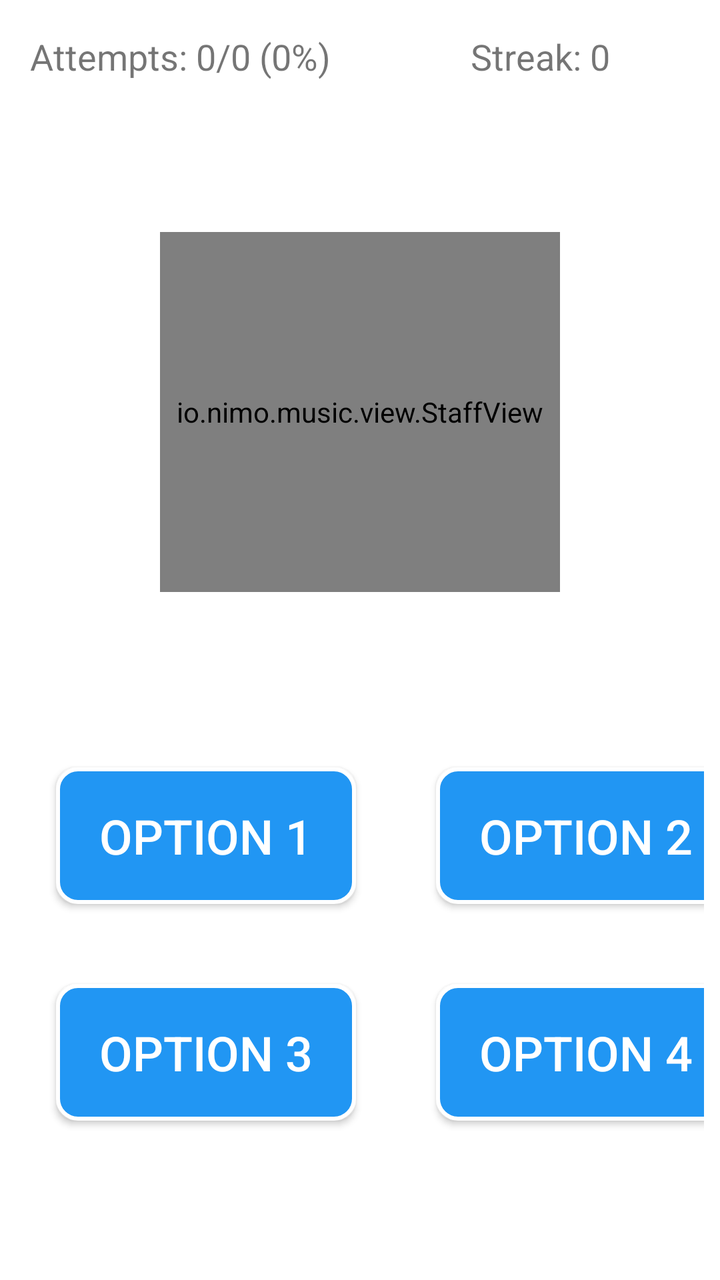
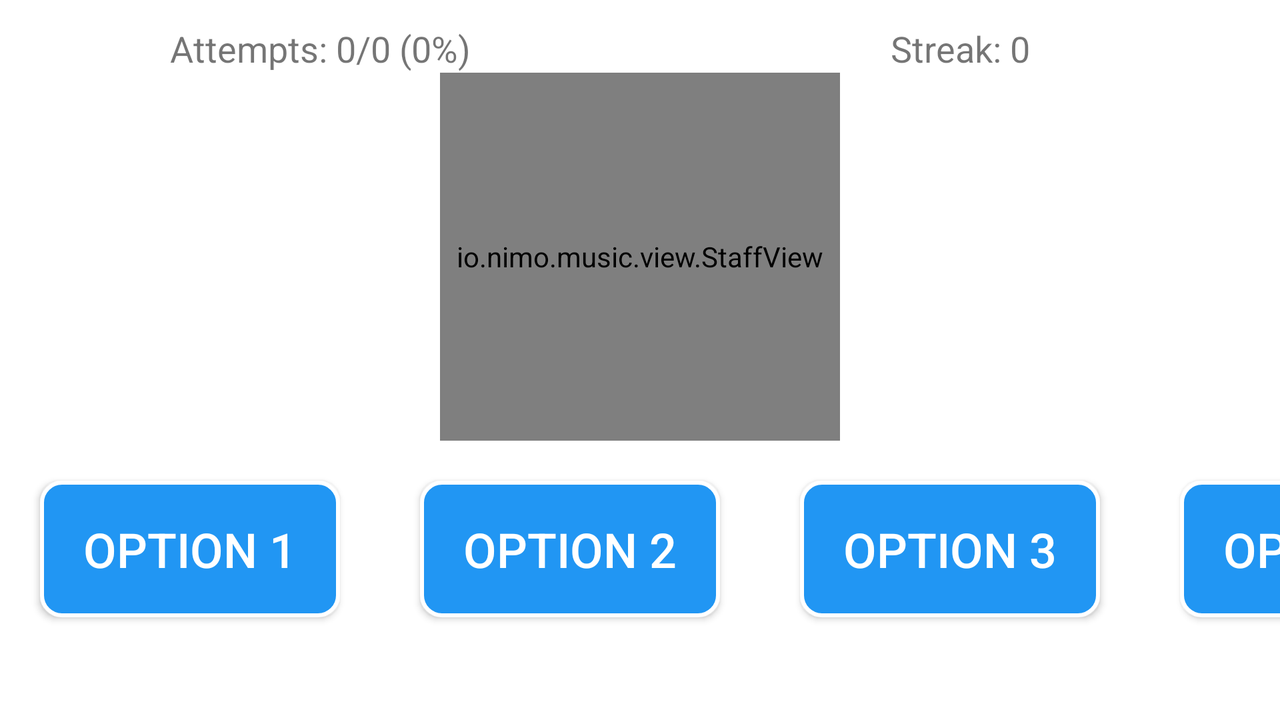

The same Android screen from two of the app's own layout files: first res/layout/ as a phone draws it, then the repository's variant for another configuration, drawn on a device whose configuration selects that folder. Both files follow.
<!-- AndroidManifest.xml: application theme MusicTrainerTheme -->
<!-- res/layout/activity_main.xml -->
<?xml version="1.0" encoding="utf-8"?>
<androidx.constraintlayout.widget.ConstraintLayout xmlns:android="http://schemas.android.com/apk/res/android"
    xmlns:app="http://schemas.android.com/apk/res-auto"
    xmlns:tools="http://schemas.android.com/tools"
    android:layout_width="match_parent"
    android:layout_height="match_parent"
    android:background="#FFFFFF"
    tools:context=".MainActivity">

    <LinearLayout
        android:id="@+id/statsLayout"
        android:layout_width="match_parent"
        android:layout_height="wrap_content"
        android:orientation="horizontal"
        app:layout_constraintLeft_toLeftOf="parent"
        app:layout_constraintRight_toRightOf="parent"
        app:layout_constraintTop_toTopOf="parent">

        <TextView
            android:id="@+id/statsTextView"
            android:layout_width="0dp"
            android:layout_height="wrap_content"
            android:layout_weight="1"
            android:paddingTop="16dp"
            android:text="@string/attempts_text"
            android:textAlignment="center"
            android:textSize="18sp" />

        <TextView
            android:id="@+id/streakTextView"
            android:layout_width="0dp"
            android:layout_height="wrap_content"
            android:layout_weight="1"
            android:paddingTop="16dp"
            android:text="@string/streak_text"
            android:textAlignment="center"
            android:textSize="18sp" />
    </LinearLayout>

    <io.nimo.music.view.StaffView
        android:id="@+id/staffView"
        android:layout_width="200dp"
        android:layout_height="180dp"
        android:layout_marginTop="24dp"
        android:layout_marginStart="16dp"
        android:layout_marginEnd="16dp"
        android:background="#FFFFFF"
        app:layout_constraintTop_toBottomOf="@+id/statsLayout"
        app:layout_constraintStart_toStartOf="parent"
        app:layout_constraintEnd_toEndOf="parent"
        app:layout_constraintBottom_toTopOf="@id/buttonContainer"
        />


    <GridLayout
        android:id="@+id/buttonContainer"
        android:layout_width="wrap_content"
        android:layout_height="wrap_content"
        android:layout_marginTop="8dp"
        android:columnCount="2"
        android:rowCount="2"
        android:padding="8dp"
        android:gravity="center"
        app:layout_constraintTop_toBottomOf="@id/staffView"
        app:layout_constraintBottom_toBottomOf="parent"
        app:layout_constraintLeft_toLeftOf="parent"
        app:layout_constraintRight_toRightOf="parent">

    <Button
            android:id="@+id/buttonOption1"
            style="@style/CustomButtonStyle"
            android:text="@string/option_1" />

        <Button
            android:id="@+id/buttonOption2"
            style="@style/CustomButtonStyle"
            android:text="@string/option_2" />

        <Button
            android:id="@+id/buttonOption3"
            style="@style/CustomButtonStyle"
            android:text="@string/option_3" />

        <Button
            android:id="@+id/buttonOption4"
            style="@style/CustomButtonStyle"
            android:text="@string/option_4" />

    </GridLayout>

</androidx.constraintlayout.widget.ConstraintLayout>
<!-- resources referenced by this layout -->
<resources>
  <string name="attempts_text">Attempts: 0/0 (0%)</string>
  <string name="option_1">Option 1</string>
  <string name="option_2">Option 2</string>
  <string name="option_3">Option 3</string>
  <string name="option_4">Option 4</string>
  <string name="streak_text">Streak: 0</string>
  <style name="CustomButtonStyle">
          <item name="android:layout_width">150dp</item>
          <item name="android:layout_height">wrap_content</item>
          <item name="android:layout_margin">20dp</item>
          <item name="android:background">@drawable/custom_button_bg</item>
          <item name="android:textColor">#FFFFFF</item>
          <item name="android:padding">18dp</item>
          <item name="android:textSize">24sp</item>
      </style>
  <style name="MusicTrainerTheme" parent="Theme.AppCompat.DayNight.DarkActionBar" />
  <!-- drawable custom_button_bg (drawable) -->
  <?xml version="1.0" encoding="utf-8"?>
  <shape xmlns:android="http://schemas.android.com/apk/res/android">
      <solid android:color="#2196F3"/>
      <corners android:radius="10dp"/>
      <stroke android:width="2dp" android:color="#FFFFFF"/>
  </shape>
</resources>
<!-- res/layout-land/activity_main.xml (the repository's variant of the layout above) -->
<!-- drawn on the phone turned sideways -->
<?xml version="1.0" encoding="utf-8"?>
<androidx.constraintlayout.widget.ConstraintLayout xmlns:android="http://schemas.android.com/apk/res/android"
    xmlns:app="http://schemas.android.com/apk/res-auto"
    android:layout_width="match_parent"
    android:layout_height="match_parent"
    android:background="#FFFFFF">

    <LinearLayout
        android:id="@+id/statsLayout"
        android:layout_width="0dp"
        android:layout_height="wrap_content"
        android:orientation="horizontal"
        app:layout_constraintLeft_toLeftOf="parent"
        app:layout_constraintRight_toRightOf="parent"
        app:layout_constraintTop_toTopOf="parent">

        <TextView
            android:id="@+id/statsTextView"
            android:layout_width="0dp"
            android:layout_height="wrap_content"
            android:layout_weight="1"
            android:paddingTop="12dp"
            android:text="@string/attempts_text"
            android:textAlignment="center"
            android:textSize="18sp" />

        <TextView
            android:id="@+id/streakTextView"
            android:layout_width="0dp"
            android:layout_height="wrap_content"
            android:layout_weight="1"
            android:paddingTop="12dp"
            android:text="@string/streak_text"
            android:textAlignment="center"
            android:textSize="18sp" />
    </LinearLayout>

    <io.nimo.music.view.StaffView
        android:id="@+id/staffView"
        android:layout_width="200dp"
        android:layout_height="184dp"
        android:layout_marginTop="0dp"
        android:background="#FFFFFF"
        app:layout_constraintEnd_toEndOf="parent"
        app:layout_constraintStart_toStartOf="parent"
        app:layout_constraintTop_toBottomOf="@id/statsLayout" />

    <GridLayout
        android:id="@+id/buttonContainer"
        android:layout_width="wrap_content"
        android:layout_height="wrap_content"
        android:layout_marginTop="0dp"
        android:columnCount="4"
        android:padding="0dp"
        android:gravity="center"
        app:layout_constraintTop_toBottomOf="@id/staffView"
        app:layout_constraintStart_toStartOf="parent"
        app:layout_constraintEnd_toEndOf="parent">

        <Button
            android:id="@+id/buttonOption1"
            style="@style/CustomButtonStyle"
            android:text="@string/option_1" />

        <Button
            android:id="@+id/buttonOption2"
            style="@style/CustomButtonStyle"
            android:text="@string/option_2" />

        <Button
            android:id="@+id/buttonOption3"
            style="@style/CustomButtonStyle"
            android:text="@string/option_3" />

        <Button
            android:id="@+id/buttonOption4"
            style="@style/CustomButtonStyle"
            android:text="@string/option_4" />

    </GridLayout>

</androidx.constraintlayout.widget.ConstraintLayout>
